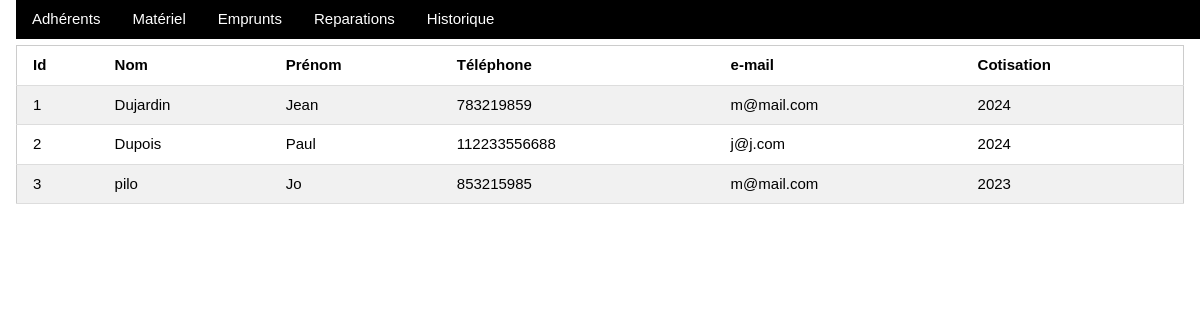
/adherents/, run on the app's committed database.
### gestion/models.py (models this page shows, shortened)
class Adherent(models.Model):
    firstname = models.CharField(max_length=20)
    surname = models.CharField(max_length=20)
    email = models.EmailField(null=True, blank=True)
    phone = models.IntegerField(null=True, blank=True)
    adhesion = models.IntegerField(default=True)
    class Meta:
        verbose_name = 'Adherent'

### gestion/views.py (the view)
# urls.py: path('adherents/', views.adherents, name='adherents'),
def adherents(request):  # TODO: add sorting by name...
    context = {"adherents": Adherent.objects.all()}
    return render(request, "gestion/adherents.html", context)

### gestion/templates/gestion/adherents.html
{% include "gestion/head.html" %}
        <table class="w3-table-all w3-hoverable">
            <tr>
                <th>Id</th>
                <th>Nom</th>
                <th>Prénom</th>
                <th>Téléphone</th>
                <th>e-mail</th>
                <th>Cotisation</th>
            </tr>
            {% for a in adherents %}
                <tr>
                    <td>{{ a.id }}</td>
                    <td>{{ a.surname }}</td>
                    <td>{{ a.firstname }}</td>
                    <td>{{ a.phone }}</td>
                    <td>{{ a.email }}</td>
                    <td>{{ a.adhesion }}</td>
                </tr>
            {% endfor %}
        </table>
    </div>
</body>

### gestion/static/css/gestion/w3.css (style rules this page uses)
*,*:before,*:after { box-sizing:inherit }
html { -ms-text-size-adjust:100%;-webkit-text-size-adjust:100% }
body { margin:0 }
html,body { font-family:Verdana,sans-serif;font-size:15px;line-height:1.5 }
html { overflow-x:hidden }
.w3-table,.w3-table-all { border-collapse:collapse;border-spacing:0;width:100%;display:table }
.w3-table-all { border:1px solid #ccc }
.w3-bordered tr,.w3-table-all tr { border-bottom:1px solid #ddd }
.w3-table-all tr:nth-child(odd) { background-color:#fff }
.w3-table-all tr:nth-child(even) { background-color:#f1f1f1 }
.w3-table td,.w3-table th,.w3-table-all td,.w3-table-all th { padding:8px 8px;display:table-cell;text-align:left;vertical-align:top }
.w3-table th:first-child,.w3-table td:first-child,.w3-table-all th:first-child,.w3-table-all td:first-child { padding-left:16px }

### data on the page
Adherent: id "1", surname "Dujardin", firstname "Jean", phone "783219859", email "m@mail.com", adhesion "2024"
Adherent: id "2", surname "Dupois", firstname "Paul", phone "112233556688", email "j@j.com", adhesion "2024"
Adherent: id "3", surname "pilo", firstname "Jo", phone "853215985", email "m@mail.com", adhesion "2023"
